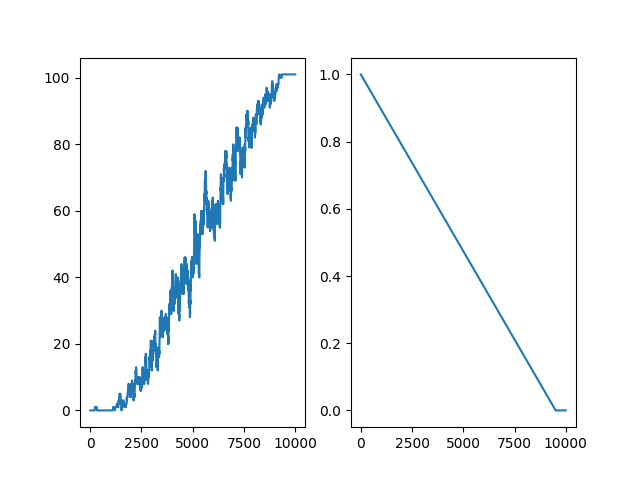

This figure's Python source:
import gymnasium as gym
import numpy as np
import random
import matplotlib.pyplot as plt
import pickle


def run(num_episodes, is_training=False, render=True, is_slippery=False):
    env = gym.make(
        "FrozenLake-v1",
        desc=None,
        map_name="8x8",
        is_slippery=is_slippery,
        render_mode="human" if render else None,
    )
    learning_rate = 0.01
    discount_factor = 0.95
    epsilon = 1.0
    epsilon_decay = 1 / (num_episodes * 0.95)

    if is_training:
        q_table = np.zeros((env.observation_space.n, env.action_space.n))
    else:
        with open("frozen_lake_q.pkl", "rb") as f:
            q_table = pickle.load(f)

    def choose_action(state):
        if is_training and random.random() < epsilon:
            return env.action_space.sample()
        else:
            return np.argmax(q_table[state, :])

    reward_history = []
    epsilon_history = []

    for episode in range(num_episodes):
        state = env.reset()[0]
        terminated = False
        truncated = False
        reward = 0

        while not terminated and not truncated:
            action = choose_action(state)

            next_state, reward, terminated, truncated, _ = env.step(action)

            old_value = q_table[state, action]

            next_max = np.max(q_table[next_state, :])
            if is_training:
                q_table[state, action] = (
                    1 - learning_rate
                ) * old_value + learning_rate * (reward + discount_factor * next_max)

            state = next_state

        reward_history.append(reward)
        epsilon_history.append(epsilon)
        epsilon = max(0, epsilon - epsilon_decay)

    env.close()

    sum_rewards = [
        np.sum(reward_history[max(0, i - 100) : i + 1]) for i in range(num_episodes)
    ]
    plt.subplot(121)
    plt.plot(sum_rewards)

    plt.subplot(122)
    plt.plot(epsilon_history)
    plt.savefig("frozen_lake_q.png")

    if is_training:
        with open("frozen_lake_q.pkl", "wb") as f:
            pickle.dump(q_table, f)


if __name__ == "__main__":
    # run(10000, is_training=True, render=False)
    run(10, is_training=False, render=True)
